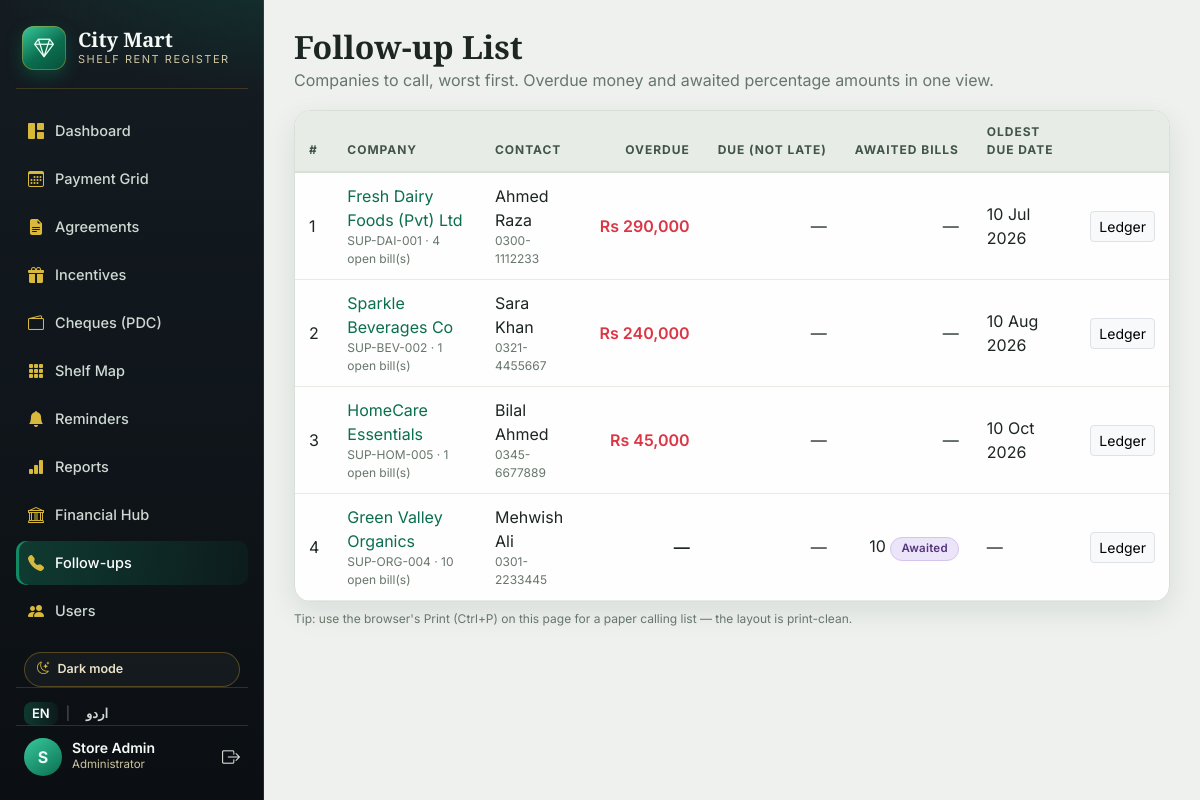
/followups.php (signed in), run on the app's committed database.
### tables this page shows
CREATE TABLE IF NOT EXISTS agreements (
  id                INT UNSIGNED AUTO_INCREMENT PRIMARY KEY,
  supplier_name     VARCHAR(150) NOT NULL,
  ledger_code       VARCHAR(60)  NOT NULL UNIQUE,
  contact_person    VARCHAR(100) NULL,
  contact_phone     VARCHAR(40)  NULL,
  contact_email     VARCHAR(120) NULL,
  rent_type         ENUM('fixed','percentage') NOT NULL DEFAULT 'fixed',
  rent_amount       DECIMAL(12,2) NULL,           
  percentage_rate   DECIMAL(5,2)  NULL,           
  wht_percent       DECIMAL(5,2)  NOT NULL DEFAULT 0,   
  gst_percent       DECIMAL(5,2)  NOT NULL DEFAULT 0,   
  shelf_id          INT UNSIGNED NULL,            
  billing_frequency ENUM('monthly','quarterly','display_drive') NOT NULL DEFAULT 'monthly',
  period_from       DATE NOT NULL,
  period_to         DATE NOT NULL,
  scan_file         VARCHAR(255) NULL,            
  notes             VARCHAR(255) NULL,
  created_by        INT UNSIGNED NULL,
  created_at        TIMESTAMP NOT NULL DEFAULT CURRENT_TIMESTAMP,
  updated_at        TIMESTAMP NOT NULL DEFAULT CURRENT_TIMESTAMP ON UPDATE CURRENT_TIMESTAMP,
  CONSTRAINT fk_agreements_user FOREIGN KEY (created_by) REFERENCES users(id) ON DELETE SET NULL,
  CONSTRAINT fk_agreements_shelf FOREIGN KEY (shelf_id) REFERENCES shelves(id) ON DELETE SET NULL,
  CHECK (period_to >= period_from)
);

### lang.php (called while the page is built, shortened)
<?php
function appLang(): string
{
    return $_SESSION['lang'] ?? 'en';
}
function t(string $key): string
{
    static $dict = null;
    $lang = appLang();
    return $dict[$lang][$key] ?? $dict['en'][$key] ?? $key;
}

### auth.php (called while the page is built, shortened)
<?php
require_once __DIR__ . '/config.php';
require_once __DIR__ . '/lang.php';
function e($v): string
{
    return htmlspecialchars((string)($v ?? ''), ENT_QUOTES, 'UTF-8');
}
function money($n): string
{
    return cfg('currency') . ' ' . number_format((float)$n, 0);
}

### billing.php (called while the page is built, shortened)
<?php
function syncBills(PDO $pdo): void
{
    $agreements = $pdo->query('SELECT * FROM agreements')->fetchAll();
}
function billStatus(array $bill, float $paid, ?string $today = null): string
{
    $today = $today ?? date('Y-m-d');
    if ($bill['expected_amount'] === null) {
        return 'awaited';
    }
    $expected = (float)$bill['expected_amount'];
    if ($paid >= $expected - 0.005) {
        return 'received';
    }
    if ($paid > 0) {
        return 'partial';
    }
    return $bill['due_date'] < $today ? 'overdue' : 'due';
}
function loadBills(PDO $pdo, ?int $year = null, ?int $agreementId = null): array
{
    $sql = 'SELECT b.*, a.supplier_name, a.ledger_code, a.rent_type,
                   a.rent_amount, a.percentage_rate, a.billing_frequency,
                   a.period_from, a.period_to,
                   a.wht_percent, a.gst_percent, a.shelf_id,
                   COALESCE((SELECT SUM(p.amount) FROM payments p WHERE p.bill_id = b.id), 0) AS paid
              FROM bills b
              JOIN agreements a ON a.id = b.agreement_id
             WHERE 1 = 1';
    $args = [];
    $sql .= ' ORDER BY a.supplier_name, b.bill_month';
    $st = $pdo->prepare($sql);
    $st->execute($args);
    $bills = $st->fetchAll();
    $today = date('Y-m-d');
    foreach ($bills as &$b) {
        $b['paid']   = (float)$b['paid'];
    }
    return $bills;
}

### config.php (called while the page is built, shortened)
<?php
function cfg(string $key)
{
    $map = [
        'db_host' => DB_HOST, 'db_port' => DB_PORT, 'db_name' => DB_NAME,
        'db_user' => DB_USER, 'db_pass' => DB_PASS,
        'mart_name' => MART_NAME, 'app_name' => APP_NAME, 'currency' => CURRENCY,
        'due_day' => DUE_DAY, 'expiry_warn_days' => EXPIRY_WARN_DAYS,
        'upload_dir' => UPLOAD_DIR, 'upload_url' => UPLOAD_URL,
        'max_upload_bytes' => MAX_UPLOAD_BYTES,
    ];
    return $map[$key] ?? null;
}

### followups.php (the view, shortened to what this page needs)
<?php
require_once __DIR__ . '/db.php';
require_once __DIR__ . '/billing.php';
require_once __DIR__ . '/layout.php';
$pdo = db();
syncBills($pdo);
$today = date('Y-m-d');
$rows  = [];
foreach (loadBills($pdo) as $b) {
    if ($b['bill_month'] > date('Y-m-t')) continue;
    $id = $b['agreement_id'];
    if (!isset($rows[$id])) {
        $st = $pdo->prepare('SELECT contact_person, contact_phone FROM agreements WHERE id = :id');
        $st->execute([':id' => $id]);
        $c = $st->fetch();
        $rows[$id] = [
            'agreement_id' => $id, 'supplier_name' => $b['supplier_name'], 'ledger_code' => $b['ledger_code'],
            'contact_person' => $c['contact_person'] ?? null, 'contact_phone' => $c['contact_phone'] ?? null,
            'overdue' => 0.0, 'due' => 0.0, 'awaited' => 0, 'oldest_due' => null, 'open_bills' => 0,
        ];
    }
    if ($b['expected_amount'] === null) {
        $rows[$id]['awaited']++;
        $rows[$id]['open_bills']++;
        continue;
    }
    $balance = (float)$b['expected_amount'] - $b['paid'];
    if ($balance <= 0) continue;
    $rows[$id]['open_bills']++;
    if ($b['due_date'] < $today) {
        $rows[$id]['overdue'] += $balance;
        if ($rows[$id]['oldest_due'] === null || $b['due_date'] < $rows[$id]['oldest_due']) {
            $rows[$id]['oldest_due'] = $b['due_date'];
        }
    } else {
        $rows[$id]['due'] += $balance;
    }
}
$rows = array_values(array_filter($rows, fn($r) => $r['open_bills'] > 0));
usort($rows, fn($a, $b) => ($b['overdue'] <=> $a['overdue']) ?: ($b['awaited'] <=> $a['awaited']) ?: ($b['due'] <=> $a['due']));
[$page, $pages, $offset] = paginate(count($rows), 20);
$pageRows = array_slice($rows, $offset, 20);
?>
<div class="panel p-0 overflow-hidden">
  <div class="table-responsive">
    <table class="table table-luxe align-middle mb-0">
      <thead>
        <tr><th>#</th><th><?= e(t('company')) ?></th><th><?= e(t('contact')) ?></th><th class="text-end"><?= e(t('overdue')) ?></th><th class="text-end"><?= e(t('due_not_late')) ?></th><th class="text-end"><?= e(t('awaited_bills')) ?></th><th><?= e(t('oldest_due_date')) ?></th><th></th></tr>
      </thead>
      <tbody>
      <?php foreach ($pageRows as $i => $r): ?>
        <tr>
          <td><?= $offset + $i + 1 ?></td>
          <td><a href="company.php?id=<?= (int)$r['agreement_id'] ?>"><?= e($r['supplier_name']) ?></a>
              <div class="cell-sub"><?= e($r['ledger_code']) ?> · <?= $r['open_bills'] ?> <?= e(t('open_bills')) ?></div></td>
          <td><?= e($r['contact_person'] ?? '—') ?><?php if ($r['contact_phone']): ?><div class="cell-sub"><?= e($r['contact_phone']) ?></div><?php endif; ?></td>
          <td class="text-end fw-semibold <?= $r['overdue'] > 0 ? 'text-danger' : '' ?>"><?= $r['overdue'] > 0 ? money($r['overdue']) : '—' ?></td>
          <td class="text-end"><?= $r['due'] > 0 ? money($r['due']) : '—' ?></td>
          <td class="text-end"><?= $r['awaited'] > 0 ? $r['awaited'] . ' <span class="pill pill-awaited">' . e(t('awaited')) . '</span>' : '—' ?></td>
          <td><?= $r['oldest_due'] ? date('d M Y', strtotime($r['oldest_due'])) : '—' ?></td>
          <td class="text-end"><a class="btn btn-sm btn-light border" href="company.php?id=<?= (int)$r['agreement_id'] ?>"><?= e(t('ledger')) ?></a></td>
        </tr>
      <?php endforeach; ?>
      </tbody>
    </table>
  </div>
</div>
<p class="cell-sub mt-2"><?= e(t('print_tip')) ?></p>

### assets/css/app.css (style rules this page uses)
:root { --slate: #141c22; --slate-2: #0b0f13; --emerald: #0b6e4f; --emerald-bright: #128a64; --emerald-soft: #e2f0e9; --gold: #c9a227; --gold-dark: #9a7a17; --gold-soft: #efe3b8; --bg: #eef1ee; --panel: #fdfefd; --panel-2: #f2f5f1; --ink: #1d2622; --muted: #67766c; --line: #d9e0d8; --line-soft: #e6ebe4; --thead-bg: #e7ede6; --thead-ink: #41544a; --hover-bg: #eef5ef; --out-bg1: #eef0ec; --out-bg2: #e2e6df; --shadow: 0 10px 30px rgba(16, 32, 24, .09); --radius: 16px; color-scheme: light; }
* { font-family: 'Inter', system-ui, sans-serif; }
body { background: var(--bg); color: var(--ink); transition: background .25s ease, color .25s ease; }
a { color: var(--emerald); text-decoration: none; }
.panel { background: var(--panel); border: 1px solid var(--line); border-radius: var(--radius); box-shadow: var(--shadow); padding: 20px 22px; }
.table-luxe { --bs-table-bg: transparent; --bs-table-color: var(--ink); color: var(--ink); }
.table-luxe thead th { background: var(--thead-bg); color: var(--thead-ink); font-size: 12px; letter-spacing: .08em; text-transform: uppercase; border-bottom: 2px solid var(--line); padding: 12px 14px; }
.table-luxe tbody td, .table-luxe tbody th { padding: 11px 14px; border-color: var(--line-soft); }
.cell-sub { font-size: 12px; color: var(--muted); }
.pill { display: inline-block; padding: 2px 10px; border-radius: 999px; font-size: 11.5px; font-weight: 600; letter-spacing: .02em; white-space: nowrap; border: 1px solid transparent; }
.pill-awaited { background: #ece4f8; color: #53357e; border-color: #d4c5ef; }
.table-luxe td.text-end, .table-luxe th.text-end { white-space: nowrap; }

### data on the page
agreements: i "1", supplier_name "Fresh Dairy Foods (Pvt) Ltd", ledger_code "SUP-DAI-001", open_bills "4", contact_person "Ahmed Raza", contact_phone "0300-1112233", overdue "Rs 290,000", oldest_due "10 Jul 2026"
agreements: i "2", supplier_name "Sparkle Beverages Co", ledger_code "SUP-BEV-002", created_by "1", contact_person "Sara Khan", contact_phone "0321-4455667", overdue "Rs 240,000", oldest_due "10 Aug 2026"
agreements: i "3", supplier_name "HomeCare Essentials", ledger_code "SUP-HOM-005", created_by "1", contact_person "Bilal Ahmed", contact_phone "0345-6677889", overdue "Rs 45,000", oldest_due "10 Oct 2026"
agreements: i "4", supplier_name "Green Valley Organics", ledger_code "SUP-ORG-004", open_bills "10", contact_person "Mehwish Ali", contact_phone "0301-2233445", awaited "10"

### other printed values
cfg('mart_name') "City Mart"
$label "Dashboard"
$label "Payment Grid"
$label "Agreements"
$label "Incentives"
$label "Cheques (PDC)"
$label "Shelf Map"
$label "Reminders"
$label "Reports"
$label "Financial Hub"
$label "Follow-ups"
$label "Users"
$theme === 'dark' ? t('light_mode') : t('dark_mode') "Dark mode"
substr($u['name'], 0, 1) "S"
$u['name'] "Store Admin"
